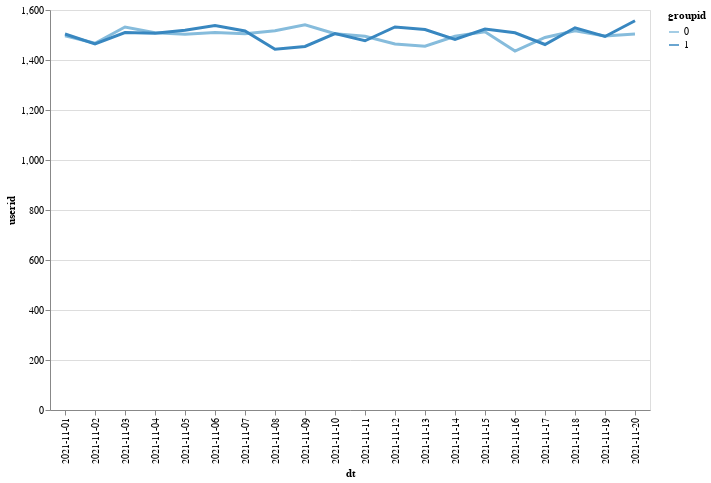

Notebook code cell kept with this figure:
### Code cell
alt.Chart(data_count).mark_line(size=3).encode(
    alt.X('dt'),
    alt.Y('userid'),
    color='groupid:O',
    tooltip=['userid']
).properties(
    width=600,
    height=400
)

### Figure 1 — Vega-Lite specification as saved in the notebook (floating-point values rounded to 4 significant figures)
{"config": {"view": {"continuousWidth": 400, "continuousHeight": 300}}, "data": {"name": "data-4b258da0b049abdb4a925ee75c389021"}, "mark": {"type": "line", "size": 3}, "encoding": {"color": {"type": "ordinal", "field": "groupid"}, "tooltip": [{"type": "quantitative", "field": "userid"}], "x": {"type": "nominal", "field": "dt"}, "y": {"type": "quantitative", "field": "userid"}}, "height": 400, "width": 600, "$schema": "https://vega.github.io/schema/vega-lite/v4.8.1.json", "datasets": {"data-4b258da0b049abdb4a925ee75c389021": [{"groupid": 0, "dt": "2021-11-01", "userid": 1497, "ts": 1497}, {"groupid": 0, "dt": "2021-11-02", "userid": 1467, "ts": 1467}, {"groupid": 0, "dt": "2021-11-03", "userid": 1532, "ts": 1532}, {"groupid": 0, "dt": "2021-11-04", "userid": 1509, "ts": 1509}, {"groupid": 0, "dt": "2021-11-05", "userid": 1503, "ts": 1503}, {"groupid": 0, "dt": "2021-11-06", "userid": 1510, "ts": 1510}, {"groupid": 0, "dt": "2021-11-07", "userid": 1505, "ts": 1505}, {"groupid": 0, "dt": "2021-11-08", "userid": 1517, "ts": 1517}, {"groupid": 0, "dt": "2021-11-09", "userid": 1541, "ts": 1541}, {"groupid": 0, "dt": "2021-11-10", "userid": 1505, "ts": 1505}, {"groupid": 0, "dt": "2021-11-11", "userid": 1495, "ts": 1495}, {"groupid": 0, "dt": "2021-11-12", "userid": 1464, "ts": 1464}, {"groupid": 0, "dt": "2021-11-13", "userid": 1455, "ts": 1455}, {"groupid": 0, "dt": "2021-11-14", "userid": 1495, "ts": 1495}, {"groupid": 0, "dt": "2021-11-15", "userid": 1513, "ts": 1513}, {"groupid": 0, "dt": "2021-11-16", "userid": 1436, "ts": 1436}, {"groupid": 0, "dt": "2021-11-17", "userid": 1490, "ts": 1490}, {"groupid": 0, "dt": "2021-11-18", "userid": 1517, "ts": 1517}, {"groupid": 0, "dt": "2021-11-19", "userid": 1496, "ts": 1496}, {"groupid": 0, "dt": "2021-11-20", "userid": 1504, "ts": 1504}, {"groupid": 1, "dt": "2021-11-01", "userid": 1504, "ts": 1504}, {"groupid": 1, "dt": "2021-11-02", "userid": 1464, "ts": 1464}, {"groupid": 1, "dt": "2021-11-03", "userid": 1510, "ts": 1510}, {"groupid": 1, "dt": "2021-11-04", "userid": 1507, "ts": 1507}, {"groupid": 1, "dt": "2021-11-05", "userid": 1519, "ts": 1519}, {"groupid": 1, "dt": "2021-11-06", "userid": 1538, "ts": 1538}, {"groupid": 1, "dt": "2021-11-07", "userid": 1516, "ts": 1516}, {"groupid": 1, "dt": "2021-11-08", "userid": 1443, "ts": 1443}, {"groupid": 1, "dt": "2021-11-09", "userid": 1454, "ts": 1454}, {"groupid": 1, "dt": "2021-11-10", "userid": 1506, "ts": 1506}, {"groupid": 1, "dt": "2021-11-11", "userid": 1477, "ts": 1477}, {"groupid": 1, "dt": "2021-11-12", "userid": 1532, "ts": 1532}, {"groupid": 1, "dt": "2021-11-13", "userid": 1522, "ts": 1522}, {"groupid": 1, "dt": "2021-11-14", "userid": 1482, "ts": 1482}, {"groupid": 1, "dt": "2021-11-15", "userid": 1524, "ts": 1524}, {"groupid": 1, "dt": "2021-11-16", "userid": 1509, "ts": 1509}, {"groupid": 1, "dt": "2021-11-17", "userid": 1462, "ts": 1462}, {"groupid": 1, "dt": "2021-11-18", "userid": 1529, "ts": 1529}, {"groupid": 1, "dt": "2021-11-19", "userid": 1494, "ts": 1494}, {"groupid": 1, "dt": "2021-11-20", "userid": 1557, "ts": 1557}]}}
